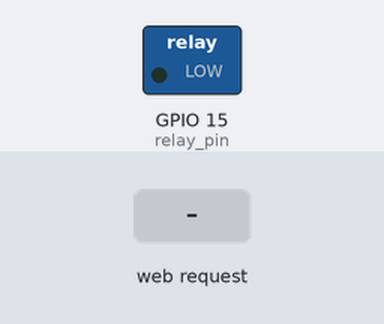
Recording of a sketch running on a simulated ESP32. On the bench: switched loads named in the sketch (green lamp = pin HIGH). The test bench sets the inputs (shaded band). WiFi joins after 1.5 s; servers stay silent unless stated; what the sketch prints to the serial monitor is not drawn.

Above: at 2.7 s.
2.8 s: HTTP request GET /?relayoff received
At 4.0 s:
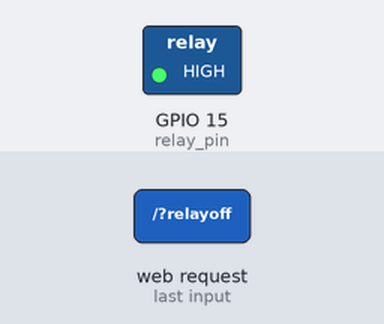
4.3 s: HTTP request GET /?relayon received
At 5.2 s:
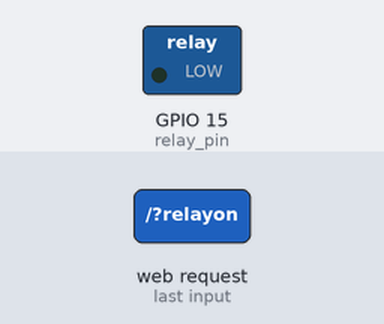
Timing chart, 0 to 7.3 s (numbered marks = the images above; inputs shaded):
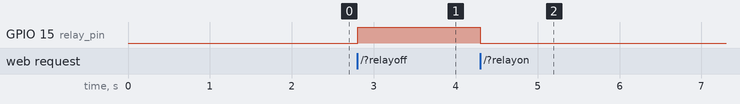

Measured:
- after the input at 2.8 s, GPIO 15 (relay_pin): LOW → HIGH at once
- after the input at 4.3 s, GPIO 15 (relay_pin): HIGH → LOW at once

The sketch:

esp32_relay.ino
```cpp
#include <WiFi.h>

const char* wifi_name = "POCO123"; // Your Wifi network name here
const char* wifi_pass = "ankit123";    // Your Wifi network password here
WiFiServer server(80);    // Server will be at port 80

int relay_pin = 15;

void setup()
{
  Serial.begin (115200);
  pinMode (relay_pin, OUTPUT);

  Serial.print ("Connecting to ");
  Serial.print (wifi_name);
  WiFi.begin (wifi_name, wifi_pass);     // Connecting to the wifi network

  while (WiFi.status() != WL_CONNECTED) // Waiting for the response of wifi network
  {
    delay (500);
    Serial.print (".");
  }
  Serial.println("");
  Serial.println("Connection Successful");
  Serial.print("IP address: ");
  Serial.println(WiFi.localIP());           // Getting the IP address
  Serial.println("Type the above IP address into browser search bar");
  server.begin();                           // Starting the server
}

void loop()
{
  WiFiClient client = server.available();     //Checking if any client request is available or not
  if (client)
  {
    boolean currentLineIsBlank = true;
    String buffer = "";
    while (client.connected())
    {
      if (client.available())                    // if there is some client data available
      {
        char c = client.read();
        buffer+=c;                              // read a byte
        if (c == '\n' && currentLineIsBlank)    // check for newline character,
        {
          client.println("HTTP/1.1 200 OK");
          client.println("Content-Type: text/html");
          client.println();
          client.print("<HTML><title>ESP32</title>");
          client.print("<body><h1>ESP32 Standalone Relay Control </h1>");
          client.print("<p>Relay Control</p>");
          client.print("<a href=\"/?relayon\"\"><button>ON</button></a>");
          client.print("<a href=\"/?relayoff\"\"><button>OFF</button></a>");
          client.print("</body></HTML>");
          break;        // break out of the while loop:
        }
        if (c == '\n') {
          currentLineIsBlank = true;
          buffer="";
        }
        else
          if (c == '\r') {
          if(buffer.indexOf("GET /?relayon")>=0)
            digitalWrite(relay_pin, LOW);
          if(buffer.indexOf("GET /?relayoff")>=0)
            digitalWrite(relay_pin, HIGH);
        }
        else {
          currentLineIsBlank = false;
        }
      }
    }
    client.stop();
  }
}
```
